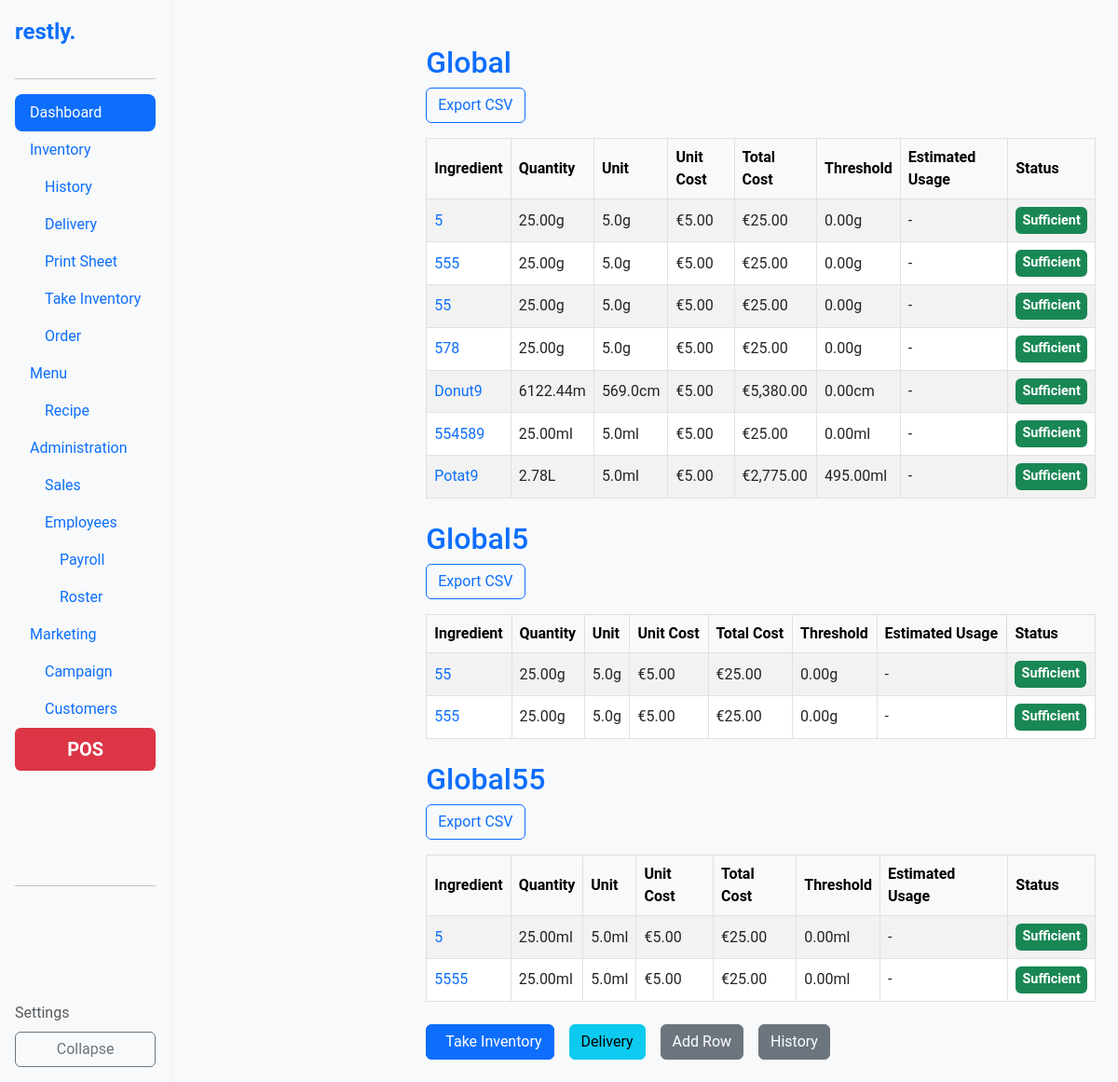
Screenshot of /inventory/ with the database file from the repository.
### inventory/models.py (models this page shows, shortened)
class Category(models.Model):
    name = models.CharField(max_length=100, unique=True, default="global")
    order = models.PositiveIntegerField(default=1)
    class Meta:
        ordering = ['order']

class Ingredient(models.Model):
    UNIT_TYPES = [
        ('g', 'gram'),
        ('ml', 'milliliter'),
        ('pce', 'piece'),
        ('cm', 'centimeter'),
        ('oz', 'ounce'),
        ('fl_oz', 'fluid ounce'),
        ('in', 'inch'),
    ]
    name = models.CharField(max_length=255)
    quantity = models.FloatField()  # Quantity in stock
    threshold = models.FloatField(default=0)  # Minimum threshold for inventory
    category = models.ForeignKey('Category', on_delete=models.CASCADE)
    unit_type = models.CharField(max_length=10, choices=UNIT_TYPES)
    unit_multiplier = models.FloatField()  # Multiplier for unit type
    unit_cost = models.FloatField()  # Cost per unit
    estimated_usage = models.FloatField(null=True, blank=True)  # Optional, estimated usage per day
    total_cost = models.DecimalField(max_digits=12, decimal_places=2, editable=False)
    history = HistoricalRecords()
    order = models.PositiveIntegerField(default=1)
    change_source = models.CharField(max_length=50, blank=True, null=True)
    class Meta:
        ordering = ['order']
        unique_together = ('name', 'category')
    @property
    def converted_quantity(self):
        return self._convert_unit(self.quantity)
    @property
    def converted_threshold(self):
        return self._convert_unit(self.threshold)
    @property
    def is_below_threshold(self):
        return self.quantity < self.threshold
    def _convert_unit(self, value):
        metric_conversion_factors = {
            'g': Decimal('1000'),       # 1000 grams = 1 kg
            'ml': Decimal('1000'),      # 1000 milliliters = 1 liter
            'cm': Decimal('100'),       # 100 cm = 1 m
        }
        imperial_conversion_factors = {
            'oz': Decimal('16'),        # 16 ounces = 1 pound
            'fl_oz': Decimal('128'),    # 128 fluid ounces = 1 gallon
            'in': Decimal('12'),        # 12 inches = 1 foot
        }
        if self.unit_type in metric_conversion_factors:
            conversion_factor = metric_conversion_factors[self.unit_type]
            higher_unit = {'g': 'kg', 'ml': 'L', 'cm': 'm'}.get(self.unit_type, self.unit_type)
        elif self.unit_type in imperial_conversion_factors:
            conversion_factor = imperial_conversion_factors[self.unit_type]
            higher_unit = {'oz': 'lb', 'fl_oz': 'gal', 'in': 'ft'}.get(self.unit_type, self.unit_type)
        else:
            conversion_factor = Decimal('1')
            higher_unit = self.unit_type
        base_qty = Decimal(value) * Decimal(self.unit_multiplier)
        if base_qty < conversion_factor:
            return f"{base_qty.quantize(Decimal('.01'), rounding=ROUND_HALF_UP)}{self.unit_type}"
        converted_qty = base_qty / conversion_factor
        return f"{converted_qty.quantize(Decimal('.01'), rounding=ROUND_HALF_UP)}{higher_unit}"

### settings/models.py (models this page shows, shortened)
class Settings(models.Model):
    currency_type = models.CharField(
        max_length=3,
        choices=[
            ('USD', '$'),
            ('EUR', '€'),
            ('GBP', '£'),
        ],
        default='EUR'
    )

### inventory/views.py (the view)
# urls.py: path('', views.ingredient_list, name='inventory'),
def ingredient_list(request):
    categories = Category.objects.prefetch_related(
        models.Prefetch('ingredient_set', queryset=Ingredient.objects.order_by('order'))
    )
    settings_instance = Settings.objects.first()
    storage = get_messages(request)
    messages_list = list(storage)
    success_messages = [message for message in messages_list if 'success' in message.tags]
    error_messages = [message for message in messages_list if 'error' in message.tags]
    if success_messages:
        display_message = success_messages[0]  # Show the first success message if it exists
    elif error_messages:
        display_message = error_messages[0]  # Otherwise, show the first error message
    else:
        display_message = None  # If no success or error messages, show nothing
    context = {
        'categories': categories,
        'settings': settings_instance,
        'message': display_message,  # Pass the single message to the template
    }
    return render(request, 'inventory/ingredient_list.html', context)

### inventory/templates/inventory/ingredient_list.html (shortened to what this page needs)
{% extends 'base.html' %}
{% load humanize %}
{% block content %}
{% for category in categories %}
    <h2 class="mt-4 text-primary">{{ category.name|title }}</h2>
    <div class="mb-3">
        <a href="{% url 'export_inventory' 'csv' %}" class="btn btn-outline-primary">
             Export CSV
        </a>
    </div>
    <table class="table table-bordered table-hover table-striped align-middle">
        <thead class="table-light">
            <tr>
                <th>Ingredient</th>
                <th>Quantity</th>
                <th>Unit</th>
                <th>Unit Cost</th>
                <th>Total Cost</th>
                <th>Threshold</th>
                <th>Estimated Usage</th>
                <th>Status</th>
            </tr>
        </thead>
        <tbody>
            {% for ingredient in category.ingredient_set.all %}
            <tr>
                <td>
                    <a href="{% url 'ingredient_details' ingredient.name %}" class="text-decoration-none">{{ ingredient.name|title }}</a>
                </td>
                <td>{{ ingredient.converted_quantity }}</td>
                <td>{{ ingredient.unit_multiplier }}{{ ingredient.unit_type }}</td>
                <td>{{ settings.get_currency_type_display }}{{ ingredient.unit_cost|floatformat:2|intcomma }}</td>
                <td>{{ settings.get_currency_type_display }}{{ ingredient.total_cost|floatformat:2|intcomma }}</td>
                <td>{{ ingredient.converted_threshold }}</td>
                <td>{{ ingredient.estimated_usage|default:"-" }}</td>
                <td>
                    {% if ingredient.is_below_threshold %}
                        <span class="badge bg-danger">Below Threshold</span>
                    {% else %}
                        <span class="badge bg-success">Sufficient</span>
                    {% endif %}
                </td>
            </tr>
            {% endfor %}
        </tbody>
    </table>
{% endfor %}
<div class="d-flex gap-3 mt-4">
    <a href="{% url 'take_inventory' %}" class="btn btn-primary"> Take Inventory</a>
    <a href="{% url 'delivery_inventory' %}" class="btn btn-info"> Delivery</a>
    <a href="{% url 'row_add' %}" class="btn btn-secondary"> Add Row</a>
    <a href="{% url 'inventory_history' %}" class="btn btn-secondary"> History</a>
</div>
{% endblock %}

### templates/styles.css (style rules this page uses)
body { font-family: 'Roboto', sans-serif; background-color: #f8f9fa; }
.table th, .table td { vertical-align: middle; }
.badge { font-size: 0.9rem; padding: 0.5em; }
.table { margin-bottom: 0; }
.btn-primary { display: inline-flex; align-items: center; gap: 0.5rem; }

### rows the page displays
Category: name "Global"
Ingredient: name "5", converted_quantity "25.00g", unit_multiplier "5.0", unit_type "g", unit_cost "5.00", total_cost "25.00", converted_threshold "0.00g", estimated_usage "-", shows "Sufficient"
Settings: currency_type "€"
Ingredient: name "555", converted_quantity "25.00g", unit_multiplier "5.0", unit_type "g", unit_cost "5.00", total_cost "25.00", converted_threshold "0.00g", estimated_usage "-", shows "Sufficient"
Ingredient: name "55", converted_quantity "25.00g", unit_multiplier "5.0", unit_type "g", unit_cost "5.00", total_cost "25.00", converted_threshold "0.00g", estimated_usage "-", shows "Sufficient"
Ingredient: name "578", converted_quantity "25.00g", unit_multiplier "5.0", unit_type "g", unit_cost "5.00", total_cost "25.00", converted_threshold "0.00g", estimated_usage "-", shows "Sufficient"
Ingredient: name "Donut9", converted_quantity "6122.44m", unit_multiplier "569.0", unit_type "cm", unit_cost "5.00", total_cost "5,380.00", converted_threshold "0.00cm", estimated_usage "-", shows "Sufficient"
Ingredient: name "554589", converted_quantity "25.00ml", unit_multiplier "5.0", unit_type "ml", unit_cost "5.00", total_cost "25.00", converted_threshold "0.00ml", estimated_usage "-", shows "Sufficient"
Ingredient: name "Potat9", converted_quantity "2.78L", unit_multiplier "5.0", unit_type "ml", unit_cost "5.00", total_cost "2,775.00", converted_threshold "495.00ml", estimated_usage "-", shows "Sufficient"
Category: name "Global5"
Ingredient: name "55", converted_quantity "25.00g", unit_multiplier "5.0", unit_type "g", unit_cost "5.00", total_cost "25.00", converted_threshold "0.00g", estimated_usage "-", shows "Sufficient"
Ingredient: name "555", converted_quantity "25.00g", unit_multiplier "5.0", unit_type "g", unit_cost "5.00", total_cost "25.00", converted_threshold "0.00g", estimated_usage "-", shows "Sufficient"
Category: name "Global55"
Ingredient: name "5", converted_quantity "25.00ml", unit_multiplier "5.0", unit_type "ml", unit_cost "5.00", total_cost "25.00", converted_threshold "0.00ml", estimated_usage "-", shows "Sufficient"
Ingredient: name "5555", converted_quantity "25.00ml", unit_multiplier "5.0", unit_type "ml", unit_cost "5.00", total_cost "25.00", converted_threshold "0.00ml", estimated_usage "-", shows "Sufficient"
